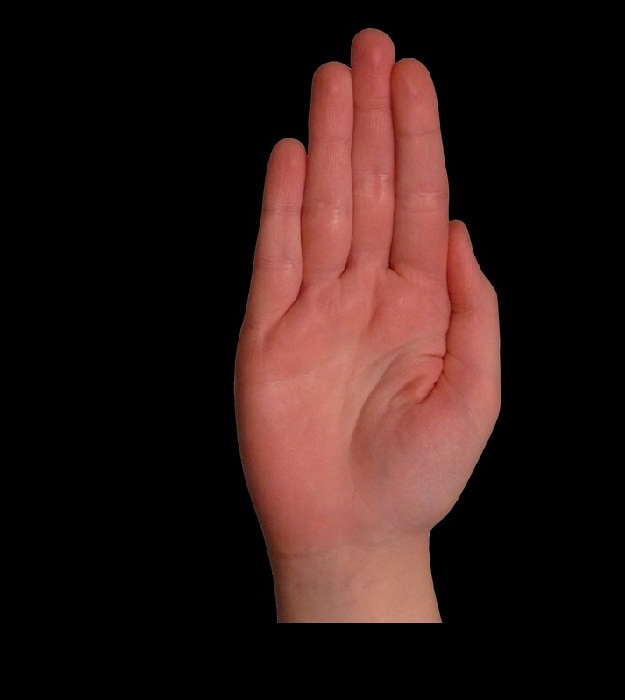
//> input picture CVTest/frame_prev.jpg, 625 x 700 px
$ ./CVTest   (built with g++ and OpenCV 4)
//> lines starting //> are read from the running program, lines starting //| are printed output that depends on the picture; after the words box and inside, x2 and y2 are one past the last pixel; in counts of white or black regions, pixels touching at a corner belong together
#include <cv.h>
#include <cxcore.h>
#include <highgui.h>
#include <stdio.h>
#include <math.h>

// Liczba punktów charakterystycznych
#define FEATURES_NUM 300

// Ustawianie linii przesuniêcia
#define COLOR_RED 0
#define COLOR_GREEN 0
#define COLOR_BLUE 255
#define LINE_WIDTH 1

const char* FRAME_PREV = "Poprzednia klatka";
const char* FRAME = "Nastêpna klatka";
const char* FRAME_OPT = "Optical Flow";

// [4 lines left out: function square, not called in this run]

/** rusuje znalezione wektory na obrazku */
// [49 lines left out: function drawFlow, not called in this run]

int main()
{
	// Utworzenie okienek
	cvNamedWindow(FRAME_PREV, CV_WINDOW_AUTOSIZE);
	cvNamedWindow(FRAME, CV_WINDOW_AUTOSIZE);
	cvNamedWindow(FRAME_OPT, CV_WINDOW_AUTOSIZE);

    // Wczytywanie obrazów
	IplImage* frame_prev = cvLoadImage("frame_prev.jpg", 0); // CV_LOAD_IMAGE_COLOR
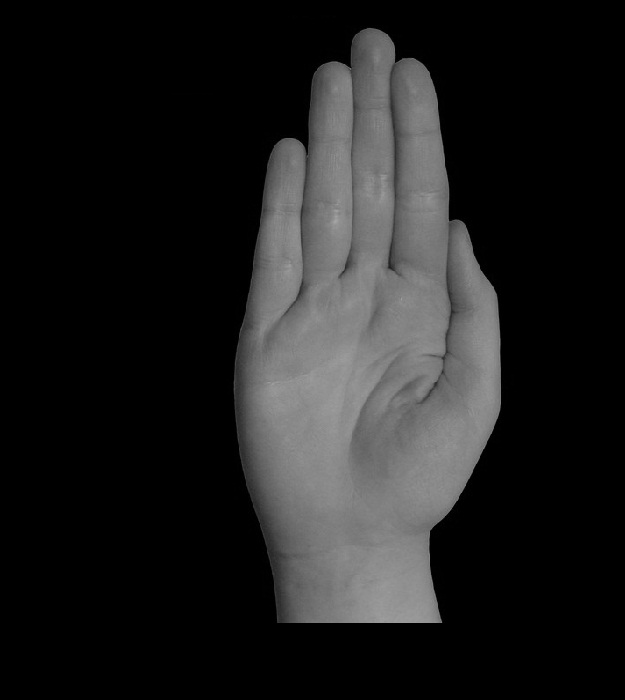
//> frame_prev: 700 rows x 625 cols, CV_8UC1; min 0, max 166, mean 31.1
	IplImage* frame = cvLoadImage("frame.jpg", 0);
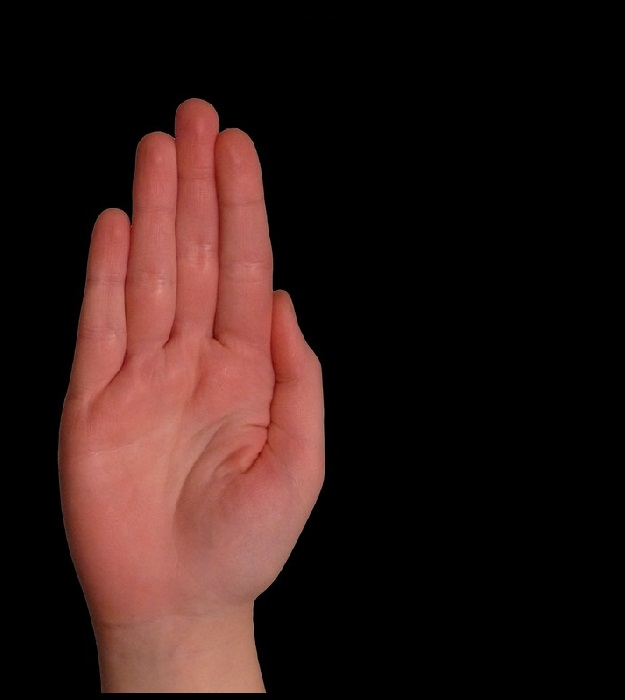
//> input picture CVTest/frame.jpg, 625 x 700 px
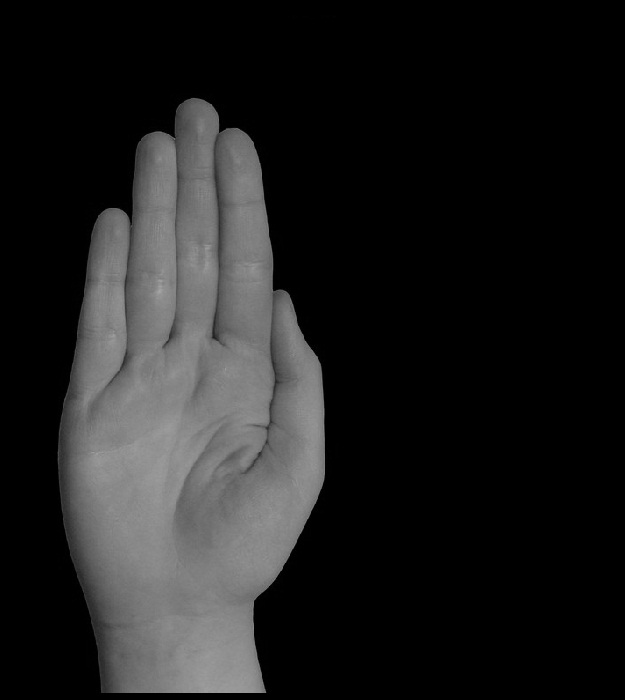
//> frame: 700 rows x 625 cols, CV_8UC1; min 0, max 167, mean 31.1

	// Wyœwietlenie obrazów w oknach
	if(frame != NULL)
	{
		cvShowImage(FRAME, frame);
	}
	if(frame_prev != NULL)
	{
		cvShowImage(FRAME_PREV, frame_prev);
	}

	// Tworzenie buforów na potrzeby algortymu
	IplImage* firstFrame = cvCreateImage(cvGetSize(frame_prev), IPL_DEPTH_8U, 1); // -
	IplImage* secondFrame = cvCreateImage(cvGetSize(frame), IPL_DEPTH_8U, 1); // -
	IplImage* pyramid1 = cvCreateImage(cvGetSize(frame_prev), IPL_DEPTH_8U, 1); //cvCreateImage( cvSize( obrazA->width+8, obrazB->height/3) , IPL_DEPTH_32F, 1);
	IplImage* pyramid2 = cvCreateImage(cvGetSize(frame_prev), IPL_DEPTH_8U, 1); //cvCreateImage( cvSize( obrazA->width+8, obrazB->height/3) , IPL_DEPTH_32F, 1);
	IplImage* eigImage = NULL; //cvCreateImage( cvGetSize( obrazA ), IPL_DEPTH_32F, 1);
	IplImage* tempImage = NULL; //cvCreateImage( cvGetSize( obrazA ), IPL_DEPTH_32F, 1);

	// Optical Flow
	// Tablica w³aœciwoœci z pierwszej klatki
	//CvPoint2D32f firstFrameFeatures[FEATURES_NUM];
	//CvPoint2D32f secondFrameFeatures[FEATURES_NUM];
	cvConvertImage(frame_prev, firstFrame, CV_CVTIMG_FLIP);
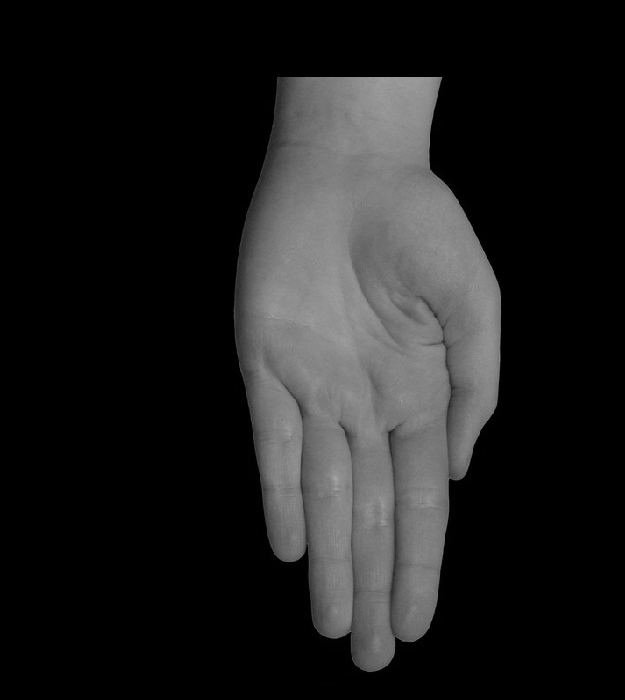
//> firstFrame: 700 rows x 625 cols, CV_8UC1; min 0, max 166, mean 31.1
	cvConvertImage(frame, secondFrame, CV_CVTIMG_FLIP);
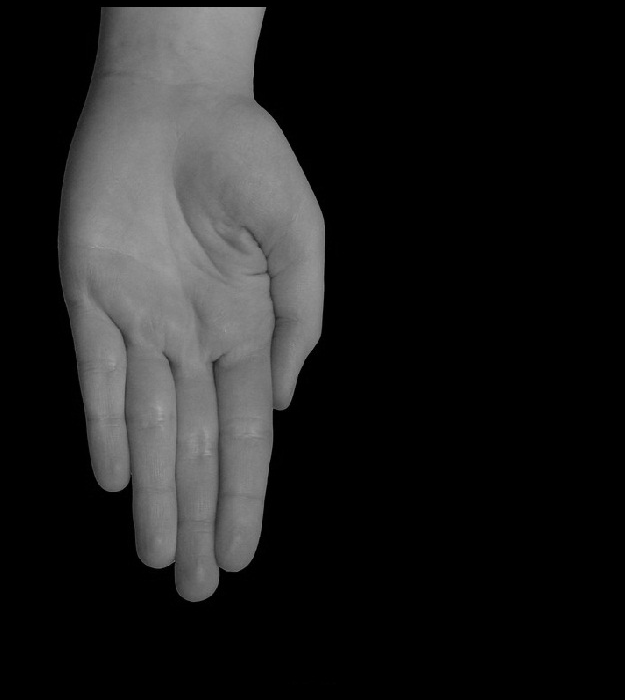
//> secondFrame: 700 rows x 625 cols, CV_8UC1; min 0, max 167, mean 31.1
	CvPoint2D32f* firstFrameFeatures = new CvPoint2D32f[FEATURES_NUM];
	CvPoint2D32f* secondFrameFeatures = new CvPoint2D32f[FEATURES_NUM];

	// Maksymalna liczba wlaœciwoœci
	int numberOfFeatures = FEATURES_NUM;

	/* Shi and Tomasi algorithm
	*
	* firstFram - obrazek wejsciowy
	* eigImage, tempImage - obrazki pomocnicze potrzebne do dzialania algorytmu
	* The first ".01" specifies the minimum quality of the features (based on the eigenvalues).
	* The second ".01" specifies the minimum Euclidean distance between features.
	* "NULL" means use the entire input image.  You could point to a part of the image.
	*
	* RETURNS:
	* firstFrameFeatures - tablica znalezionych wlasciwosci
	* numberOfFeatures - liczba znalezionych wlasciwosci
	*/
	//cvGoodFeaturesToTrack(firstFrame, eigImage, tempImage, firstFrameFeatures, &numberOfFeatures, 0.01, 0.01, NULL);
	cvGoodFeaturesToTrack(frame_prev, eigImage, tempImage, firstFrameFeatures, &numberOfFeatures, 0.01, 5.0, 0, 3, 0, 0.04);
//> numberOfFeatures = 111
	/*
	* "optical_flow_window" is the size of the window to use to avoid the aperture problem.
	* "5" is the maximum number of pyramids to use.  0 would be just one level.
	* "optical_flow_found_feature" is as described above (non-zero iff feature found by the flow).
	* "optical_flow_feature_error" is as described above (error in the flow for this feature).
	* "optical_flow_termination_criteria" is as described above (how long the algorithm should look).
	* "0" means disable enhancements.  (For example, the second array isn't pre-initialized with guesses.)
	*/
	/* This termination criteria tells the algorithm to stop when it has either done 20 iterations or when
	* epsilon is better than .3.  You can play with these parameters for speed vs. accuracy but these values
	* work pretty well in many situations.
	*/
	char opticalFlowFoundFeature[FEATURES_NUM];	// 0
	float opticalFlowFeatureError[FEATURES_NUM]; // 0
	//cvCalcOpticalFlowPyrLK(firstFrame, secondFrame, pyramid1, pyramid2, firstFrameFeatures, secondFrameFeatures,
	//						numberOfFeatures, cvSize(5,5), 5, opticalFlowFoundFeature, opticalFlowFeatureError,
	//						cvTermCriteria( CV_TERMCRIT_ITER | CV_TERMCRIT_EPS, 20, .3 ), 0); // samo ITER 40 zamiast 20
	cvCalcOpticalFlowPyrLK(frame_prev, frame, pyramid1, pyramid2, firstFrameFeatures, secondFrameFeatures, numberOfFeatures, cvSize(10,10), 5, opticalFlowFoundFeature, opticalFlowFeatureError, cvTermCriteria( CV_TERMCRIT_ITER | CV_TERMCRIT_EPS, 40, .3 ), 0);
//> opticalFlowFoundFeature = ""; opticalFlowFeatureError = 300 values, max 1.63 at index 54, min 0 at index 0, mean 0.388

	// Rysowanie linii na obrazku wynikowym oraz wyœwietlanie obliczeñ
	//IplImage* resultImg = cvLoadImage("frame.jpg", CV_LOAD_IMAGE_COLOR);
	//drawFlow(opticalFlowFoundFeature, numberOfFeatures, firstFrameFeatures, secondFrameFeatures, resultImg);
	//cvShowImage("Wynik optical'a flow", resultImg);
	IplImage* frame_opt = cvLoadImage("frame.jpg", CV_LOAD_IMAGE_COLOR);
//> frame_opt is the input picture: 700 rows x 625 cols, CV_8UC3; mean B, G, R 22.5, 25.4, 45.7

	printf ("WYKONANE OBLICZENIA:\n\n");
    printf ("Liczba znalezionych punktow: %d\n", numberOfFeatures);
//| Liczba znalezionych punktow: 111
    printf ("Wspolrzedne sledzonych punktow:\n\n");
    printf ("  NR PUNKTU\tTYP OBRAZU\tWSP. X\t\tWSP. Y\n\n");

    for(int i=0; i<numberOfFeatures; i++)
	{
		printf("  %d\t\tpoprzedni\t\t%.1lf\t\t%.1lf \n", i+1, firstFrameFeatures[i].x, firstFrameFeatures[i].y);
		printf("  %d\t\tnastepny\t\t%.1lf\t\t%.1lf \n\n", i+1, secondFrameFeatures[i].x, secondFrameFeatures[i].y);

		// cvRound to zamiana float na integer
		CvPoint punkt1 = cvPoint( cvRound(firstFrameFeatures[i].x), cvRound(firstFrameFeatures[i].y) );
		CvPoint punkt2 = cvPoint( cvRound(secondFrameFeatures[i].x), cvRound(secondFrameFeatures[i].y) );
		// Tworzenie linii
		cvLine(frame_opt, punkt1, punkt2, CV_RGB(COLOR_RED, COLOR_GREEN, COLOR_BLUE), LINE_WIDTH);
	}
//> this loop made 111 passes
//|   1		poprzedni		441.0		622.0
//|   1		nastepny		259.2		872.9
//|   2		poprzedni		450.0		220.0
//|   2		nastepny		274.0		290.0
//> (the first 4 of 16 printed lines)
//> (output is shown up to pass 8 of 111)
//> pass 3, `cvLine(frame_opt, punkt1, punkt2, CV_RGB(COLOR_RED, COLOR_GREEN, COLOR..`:
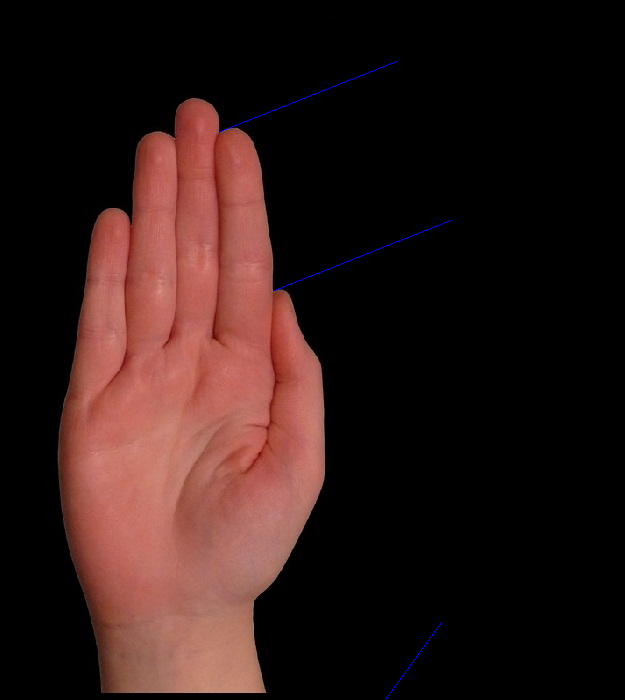
//> frame_opt: 700 rows x 625 cols, CV_8UC3; mean B, G, R 22.8, 25.4, 45.7
//> after the loop:
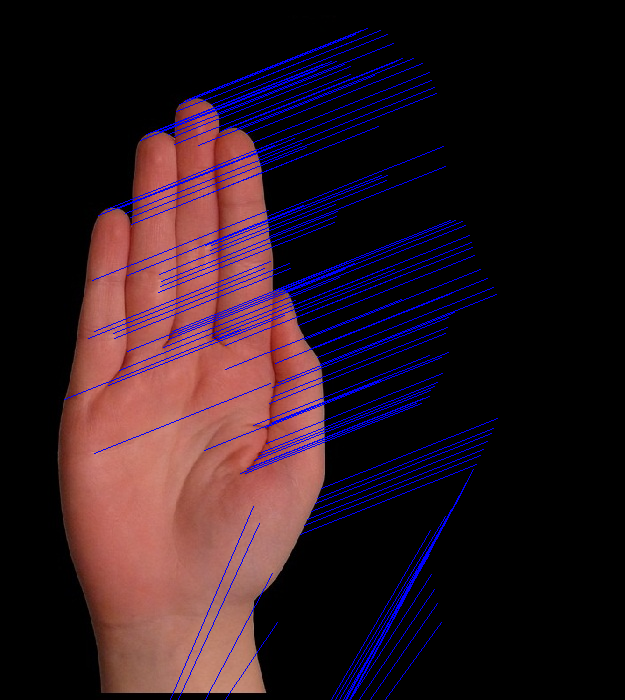
//> frame_opt: 700 rows x 625 cols, CV_8UC3; 4.03% of pixels changed, all inside (x1, y1, x2, y2) = (64, 28, 498, 700)

	if(frame_opt != NULL)
	{
		cvShowImage(FRAME_OPT, frame_opt);
	}

	// Prowizoryczne badanie przesuniêcia
	int x1 = cvRound(firstFrameFeatures[0].x);
	int y1 = cvRound(firstFrameFeatures[0].y);
	int x2 = cvRound(secondFrameFeatures[0].x);
	int y2 = cvRound(secondFrameFeatures[0].y);
	printf("x1: %d y1: %d x2: %d y2: %d\n", x1, y1, x2, y2);

	if(x2 > x1 && y2 < y1)
	{
		printf("PRAWO DO GORY!\n");
	}

	if(x2 < x1 && y2 > y1)
	{
		printf("LEWO NA DOL!\n");
	}


	// Koniec programu
	int keyPressed = cvWaitKey(0);
//> the space key is pressed
	cvDestroyAllWindows();
	return 0;
}
